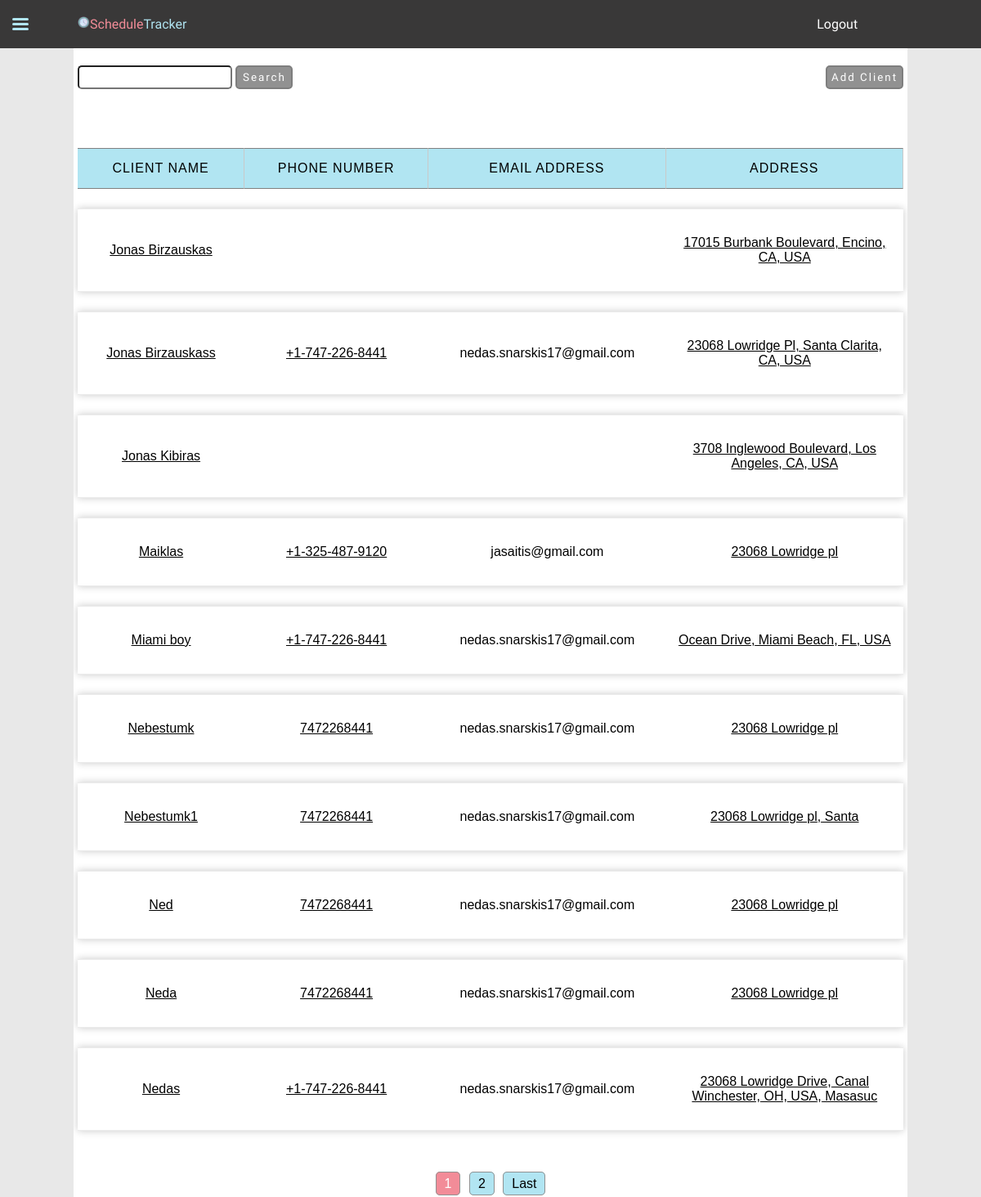
Page /clients/ (signed in) on the earlier database version.
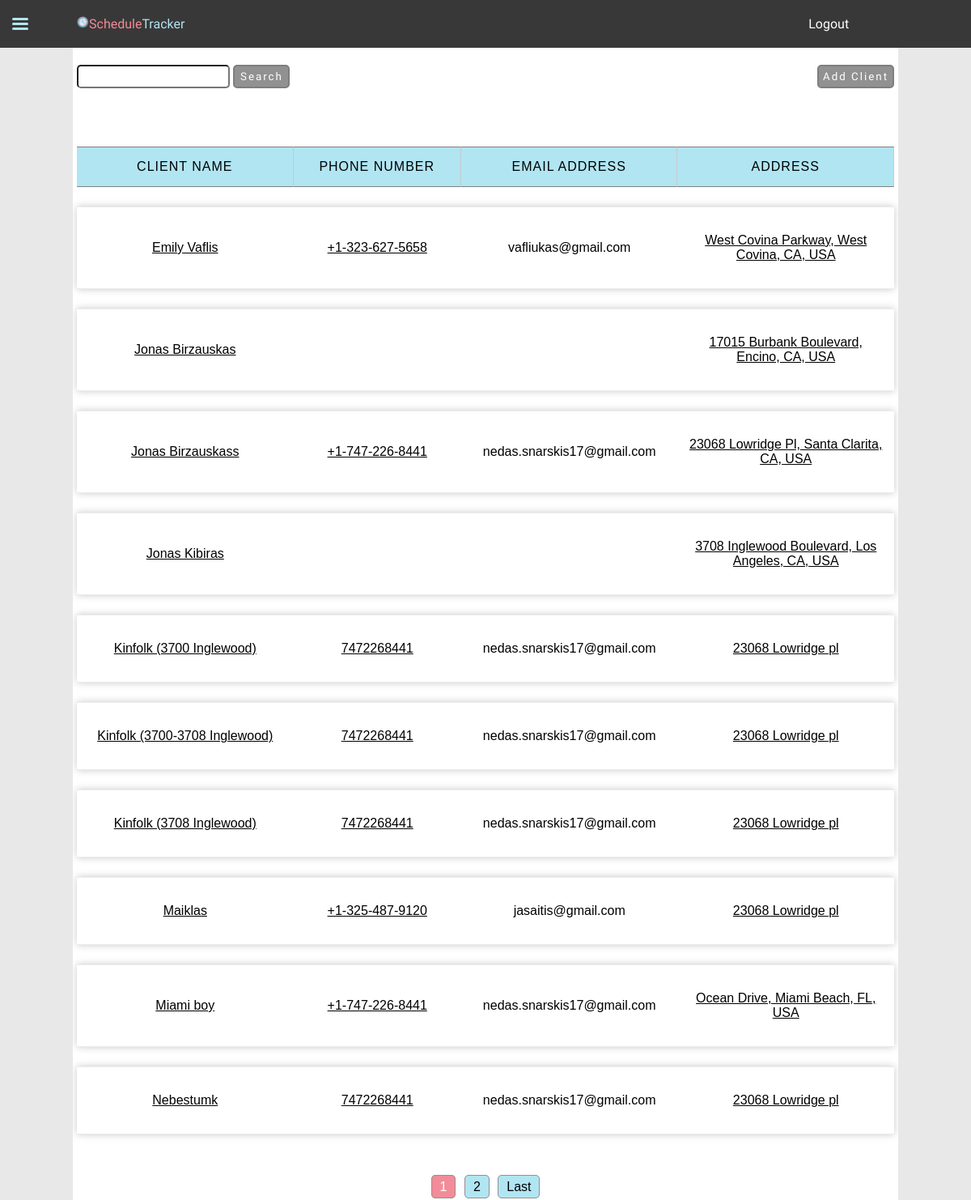
Same page on the later database version.
### JobTrackingApp/models.py (models this page shows, shortened)
class Client(models.Model):
    user = models.ForeignKey(User, on_delete=models.CASCADE)
    name = models.CharField(max_length=30)
    address = models.CharField(max_length=60)
    phone_number = models.CharField(blank=True, max_length=30)
    email_address = models.EmailField(blank=True, max_length=30)

### JobTrackingApp/views.py (the view, shortened to what this page needs)
# urls.py: path("clients/", views.clients, name="clients"),
@login_required
def clients(request):
    clientList = Client.objects.filter(user=request.user).order_by("name")
    if request.method == "GET":
        form = ClientForm()
        searchForm = SearchForm(request.GET)
        if searchForm.is_valid():
            data = searchForm.cleaned_data
            query = data["query"]
            if query:
                clientList = clientList.filter(name__icontains=query)
    page_number = request.GET.get("page", 1)
    paginator = Paginator(clientList, 10)
    pageList = paginator.get_page(page_number)
    context = {
        "paginator": paginator,
        "page_obj": pageList,
        "form": form,
        "searchForm": searchForm,
        "is_paginated": True,
        "search": query,
    }
    return render(
        request,
        "JobTrackingApp/clients.html",
        context,
    )

### JobTrackingApp/forms.py (shortened to what this page needs)
class ClientForm(ModelForm):
    name = forms.CharField(
        error_messages={"invalid": "Client with the same name already exists"}
    )
    name.widget.attrs.update(
        {"placeholder": "required", "autocomplete": "new-password"}
    )
    address = forms.CharField()
    address.widget.attrs.update(
        {"autocomplete": "new-password", "placeholder": "required"}
    )
    phone_number = forms.RegexField(
        regex=r"^(\+?1?)\D*(\d{3})\D*(\d{3})\D*(\d{4})\D*$",
        error_messages={
            "invalid": "Phone number must be entered in the format: '+1-333-666-9999'",
        },
        required=False,
        widget=forms.TextInput(
            attrs={
                "placeholder": "Example: +1-323-627-8956 (optional)",
                "autocomplete": "new-password",
            }
        ),
    )
    email_address = forms.EmailField(required=False)
    email_address.widget.attrs.update(
        {"placeholder": "optional", "autocomplete": "new-password"}
    )
    class Meta:
        model = Client
        fields = ["name", "address", "phone_number", "email_address"]

class SearchForm(forms.Form):
    query = forms.CharField(max_length=100, required=False)

### JobTrackingApp/templates/JobTrackingApp/clients.html (shortened to what this page needs)
{% extends 'JobTrackingApp/base.html' %}
{% load static %}
{% block css %}
    <link rel="stylesheet" href="{% static 'css/clients.css' %}">
{% endblock css %}
{% block content %}
    <div class="wrapper">
        <div class="search">
            <form class="searchForm" action='' method='GET'>
                {{ searchForm.query }}
                <input class="button" type="submit" value="Search">
            </form>
        </div>
        <div class="features">
            <button class="addClient button"> Add Client </button>
        </div>
    </div>
    <table id="clientsTable">
        {% if page_obj %}
            <tr class="table-header">
                <th> Client name</th>
                <th> Phone number</th>
                <th> Email address </th>
                <th> Address </th>
            </tr>
            {% for client in page_obj %}
                <tr class="table-row">
                    <td data-name="Client name" class="tdName"><a class="link" href="{% url 'client-detail' client.pk %}">{{ client.name }}</a></td>
                    <td data-name="Phone number"><a href="tel:{{ client.phone_number }}"> {{ client.phone_number }} </a></td>
                    <td data-name="Email Address"> {{ client.email_address }} </td>
                    <td data-name="Address"><a target="_blank" href="https://www.google.com/maps/search/?api=1&query={{ client.address }}">{{ client.address }}</a></td>
                </tr>
            {% endfor %}
        {% else %}
            <p class="not-found"> Client was not found. Maybe create a new client?</p>
        {% endif %}
    </table>
    {% if is_paginated %}
    <div class="paginator">
        <a class="current-page-number">{{ page_obj.number }}</a>
        {% if page_obj.has_next %}
            <a href="?page={{ page_obj.next_page_number }}&query={{ search }}" class="page-number">{{ page_obj.next_page_number }}</a>
        {% endif %}
        {% if paginator.num_pages > page_obj.next_page_number %}
            <a href="?page={{ paginator.num_pages }}&query={{ search }}" class="page-number">Last</a>
        {% endif %}
    </div>
    {% endif %}
{% endblock content %}

Differences in the rows shown:
no longer on this page (row edited): Client: name "Nebestumk1", phone_number "7472268441", email_address "nedas.snarskis17@gmail.com", address "23068 Lowridge pl, Santa"
no longer on this page (row unchanged): Client: name "Ned", phone_number "7472268441", email_address "nedas.snarskis17@gmail.com", address "23068 Lowridge pl"
no longer on this page (row unchanged): Client: name "Neda", phone_number "7472268441", email_address "nedas.snarskis17@gmail.com", address "23068 Lowridge pl"
no longer on this page (row unchanged): Client: name "Nedas", phone_number "+1-747-226-8441", email_address "nedas.snarskis17@gmail.com", address "23068 Lowridge Drive, Canal Winchester, OH, USA, Masasuc"
added Client: name "Emily Vaflis", phone_number "+1-323-627-5658", email_address "vafliukas@gmail.com", address "West Covina Parkway, West Covina, CA, USA"
added Client: name "Kinfolk (3700 Inglewood)", phone_number "7472268441", email_address "nedas.snarskis17@gmail.com", address "23068 Lowridge pl"
added Client: name "Kinfolk (3700-3708 Inglewood)", phone_number "7472268441", email_address "nedas.snarskis17@gmail.com", address "23068 Lowridge pl"
added Client: name "Kinfolk (3708 Inglewood)", phone_number "7472268441", email_address "nedas.snarskis17@gmail.com", address "23068 Lowridge pl"
